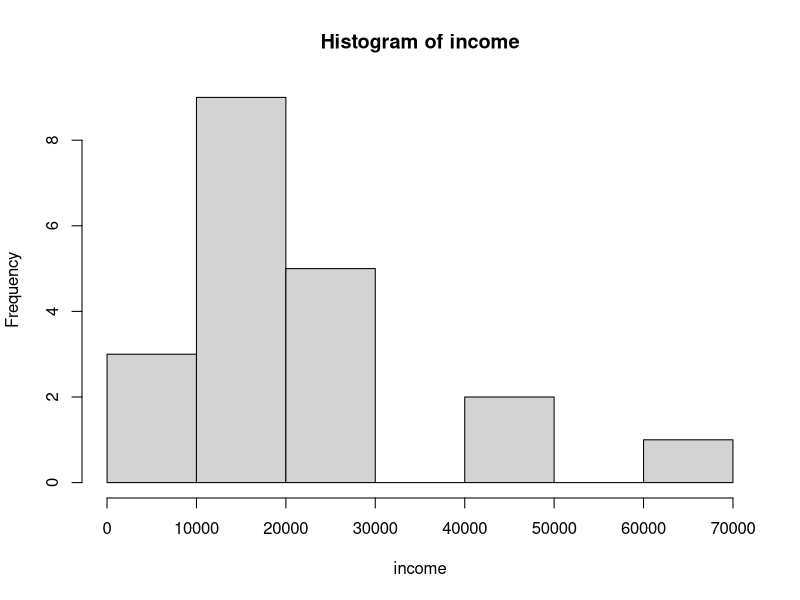
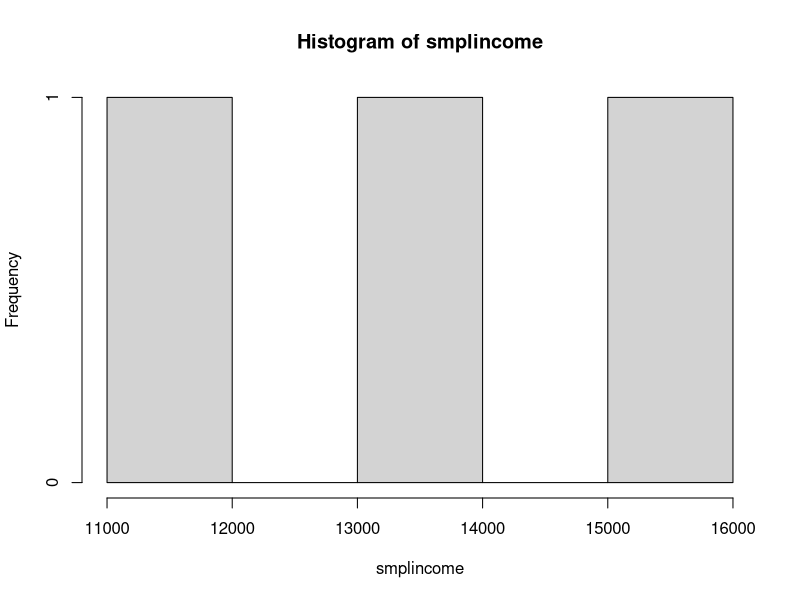
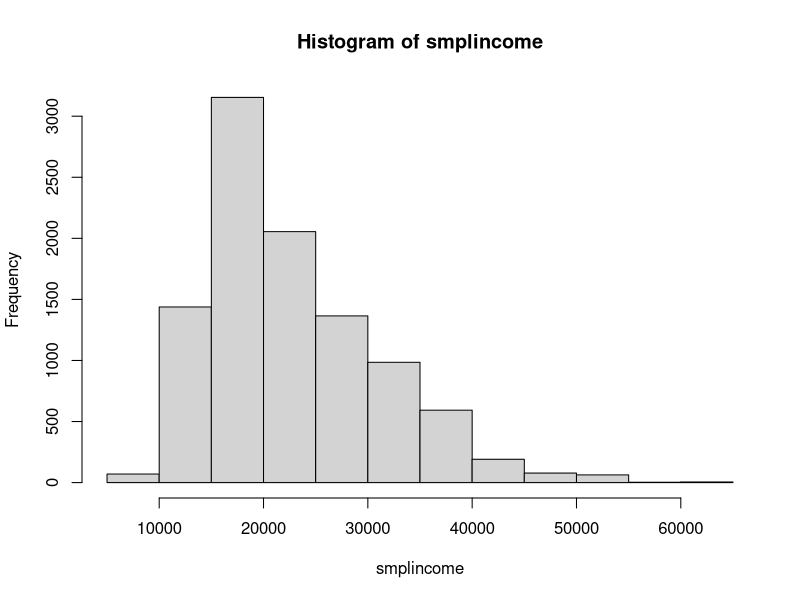

The R script that drew these images, in order:



income <- c(11350, 7859, 41654, 13445, 17458, 8451, 15436, 18342,
            19354, 22545, 25345, 68100, 9368, 47567, 18923, 16456,
            27654, 16452, 23890, 25671)


mean(income)
sd(income)
hist(income)

set.seed(1)
smplincome <- sample(income, 3)
smplincome

mean(smplincome)
sd(smplincome)
hist(smplincome)


n <- 10000
smplincome <- rep(1,n)
for(i in 1:n){
  smplincome[i] <- mean(sample(income, 3, replace = T))
}

mean(smplincome)
sd(smplincome)
hist(smplincome)


